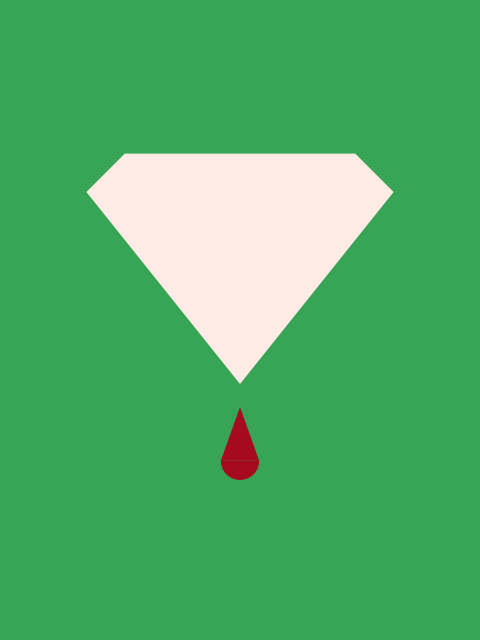
Frame 1 (no input)
Frame 2 (the mouse pressed at the canvas centre, redrawn once): identical to frame 1, image omitted

The Processing sketch that drew this single still picture (run headless with seeded random() and noise(); the mouse was pressed at the canvas centre and the sketch redrawn once):

// Processing sketch: blood_diamond
// ── blood_diamond.pde
// Manuale di Programmazione Cinematografica
// Daniele Olmisani, 2016

// Blood Diamond (2006)


final color PAPER = color(55, 165, 85);
final color INK1 = color(255, 235, 230);
final color INK2 = color(165, 10, 30);


void setup() {
  size(480, 640);
  noLoop();
}


void draw() {
  
  final float L = 0.08;
  final float U = 0.002;
  final float S = min(width, height);
  
  translate(0.5*width, 0.3*height);
  scale(L*S);
  
  background(PAPER);
  noStroke();
  
  fill(INK1);
  beginShape();
    vertex(-3, -1);
    vertex( 3, -1);
    vertex( 4,  0);
    vertex( 0,  5);
    vertex(-4,  0);
  endShape(CLOSE);
  
  translate(0, 7);
  
  fill(INK2);
  triangle(0.0, -1.4, 0.5, 0.0, -0.5, 0.0);
  arc(0, 0, 1, 1, 0, PI, OPEN);
  
  save("blood-diamond.png");
}
